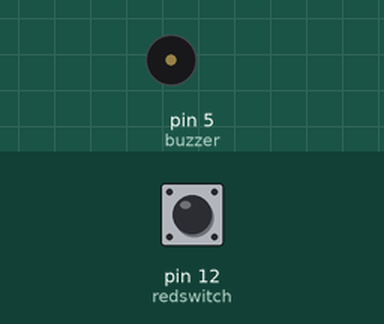
The sketch below on a simulated Arduino Uno, built with avr-gcc and run on an emulated ATmega328P. On the bench: buzzer (waves = sounding). The test bench sets the inputs (shaded band); at power-on: pin 12 (redswitch) LOW.

Above: at 1.2 s.
1.3 s: pin 12 (redswitch) pulled HIGH for 0.15 s
At 3.5 s:
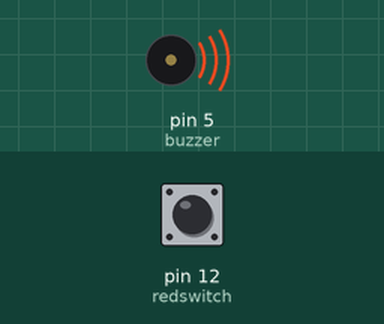
Timing chart, 0 to 7.9 s (numbered marks = the images above; inputs shaded):
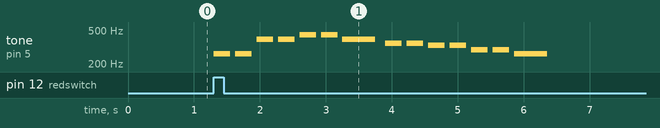

Measured:
- after the input at 1.3 s, tone on pin 5 (buzzer): plays 262 Hz for 0.25 s, 262 Hz for 0.25 s, 392 Hz for 0.25 s, 392 Hz for 0.25 s, 440 Hz for 0.25 s, 440 Hz for 0.25 s … (14 notes in this stretch), starting at once

The sketch:

nov_18_music.ino
```cpp
#include "pitches.h"

//define the pins on arduino that I'm using
const int buzzer = 5;
const int ldrPin = A2;
const int redswitch = 12;

// music notes for original twinkle twinkle
int twinkletwinkle[] = { // melody array referring to <pitch.h>
  NOTE_C4, NOTE_C4, NOTE_G4, NOTE_G4, NOTE_A4, NOTE_A4, NOTE_G4,
  NOTE_F4, NOTE_F4, NOTE_E4, NOTE_E4, NOTE_D4, NOTE_D4, NOTE_C4
};

int twinklelength[] = { // note durations according to music theory (quarter note, half note).
  4, 4, 4, 4, 4, 4, 2, 4, 4, 4, 4, 4, 4, 2
};

//music notes for twinkle twinkle one octave lower
int lowtwinkle[] = { // melody array referring to <pitch.h>
  NOTE_C3, NOTE_C3, NOTE_G3, NOTE_G3, NOTE_A3, NOTE_A3, NOTE_G3,
  NOTE_F3, NOTE_F3, NOTE_E3, NOTE_E3, NOTE_D3, NOTE_D3, NOTE_C3
};

int lowtwinklelength[] = { // note durations according to music theory (quarter note, half note).
  4, 4, 4, 4, 4, 4, 2, 4, 4, 4, 4, 4, 4, 2
};

void setup() {
  Serial.begin(9600);
  pinMode (buzzer, OUTPUT);
}

void loop() {

  int switchValue = digitalRead(redswitch); //reads the switch output

  if (switchValue == HIGH) {
    int ldrValue = analogRead(ldrPin); //reads the light sensor output

    //constrains the light readings between 100 and 600 (slightly widened range of the consistent readings in this project's environment)
    ldrValue = constrain(ldrValue, 100, 600);

    if (ldrValue > 300) {
      for (int note = 0; note < sizeof(twinkletwinkle) / sizeof(twinkletwinkle[0]); note++) {
        int duration = 1000 / twinklelength[note]; // note duration = one sec (1000 ms) divided by type of note
        tone(buzzer, twinkletwinkle[note], duration); // play notes

        int pause = duration * 1.30; //length of pause = duration of note + 30%
        delay(pause); // delay notes to distinguish them
        noTone (buzzer); //stop melody
      }
    }
   else if (ldrValue < 300) {
      for (int note = 0; note < sizeof(lowtwinkle) / sizeof(lowtwinkle[0]); note++) {
        int duration = 1000 / lowtwinklelength[note]; // note duration = one sec (1000 ms) divided by type of note
        tone(buzzer, lowtwinkle[note], duration); // play notes

        int pause = duration * 1.30; //length of pause = duration of note + 30%
        delay(pause); // delay notes to distinguish them
        noTone (buzzer); //stop melody
      }
    }
  }

}
```
